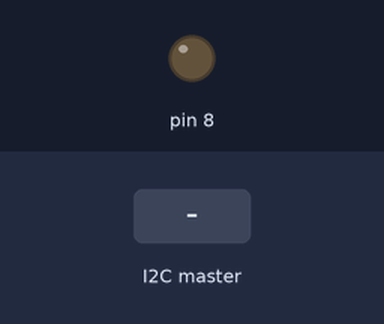
Recording of a sketch running on a simulated Arduino Uno, built with avr-gcc and run on an emulated ATmega328P. Shown: output pins drawn as LEDs (lit = HIGH). The test bench sets the inputs (shaded band).

Above: at 1.2 s.
1.3 s: the I2C master sends the byte 1
At 2.3 s:
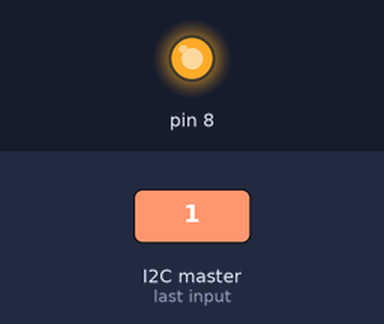
2.8 s: the I2C master sends the byte 0
At 3.5 s:
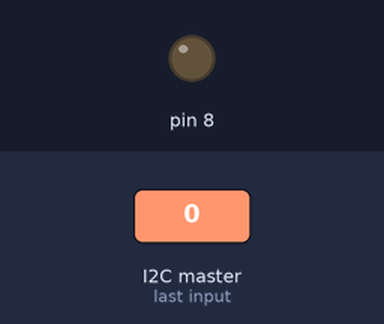
4.3 s: the I2C master sends the byte 2
At 4.6 s:
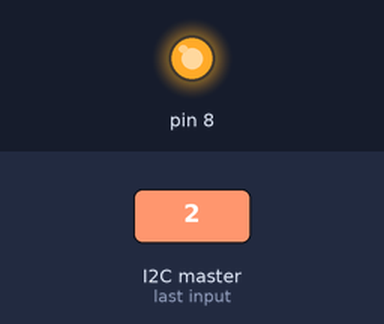
Timing chart, 0 to 7.3 s (numbered marks = the images above; inputs shaded):
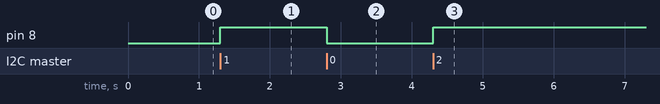

Measured:
- after the input at 1.3 s, pin 8: LOW → HIGH at once
- after the input at 2.8 s, pin 8: HIGH → LOW at once
- after the input at 4.3 s, pin 8: LOW → HIGH at once

The sketch:

Program-11.ino
```cpp
/*
 * Lab 1 Program 11
 * Mitchell Szeto, Feifan Qiao, Bert Zhao
 *
 *
 */

#include <Wire.h>
void setup()
{
  Wire.begin(4); 				// join i2c bus with address #4
  Wire.onReceive(receiveEvent); // register event
  Serial.begin(9600); 			// start serial for output

  pinMode(8, OUTPUT);
}
void loop()
{
  delay(100);
}
// function that executes whenever data is received from master
// this function is registered as an event, see setup()
void receiveEvent(int howMany)
{
//  while(1 <Wire.available()) 	// loop through all but the last
//  {
//    char c =Wire.read(); 		// receive byte as a character
//    Serial.print(c); 			// print the character
//  }

  int x = Wire.read(); 			// receive byte as an integer
  //if (x)
  //{
    digitalWrite(8, x);
//  } else
//  {
//    digitalWrite(LED_BUILTIN, LOW);
//  }
  //Serial.println(x); 			// print the integer
}
```
